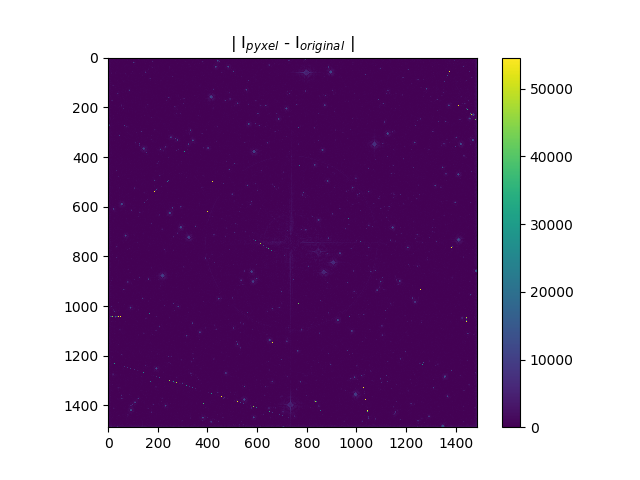

Write Python code to recreate this figure.
import matplotlib.pyplot as plt
from astropy.io import fits
import numpy as np

orig = fits.getdata('Pleiades_HST.fits')
new = fits.getdata('output/run_04/image_01.fits')
prev = fits.getdata('output/run_03/image_01.fits')

diff = np.abs(new - orig)
diff[diff == 0.] = np.NAN
diff_log = np.log10(diff)

plt.figure()
plt.imshow(diff)
plt.colorbar()
plt.title('| I$_{pyxel}$ - I$_{original}$ |')
plt.savefig('diff.png')

plt.figure()
plt.imshow(diff_log)
plt.colorbar()
plt.title(r'log$_{10}$( | I$_{pyxel}$ - I$_{original}$ | )')
plt.savefig('diff_log.png')


diff2 = np.abs(new - prev)
diff2[diff2 == 0.] = np.NAN
diff2 = np.clip(diff2, a_min=100, a_max=None)
diff2_log = np.log10(diff2)

plt.figure()
plt.imshow(diff2)
plt.colorbar()
plt.title('| I$_{pyxel}$ - I$_{previous}$ |')
plt.savefig('rel_diff.png')

plt.figure()
plt.imshow(diff2_log)
plt.colorbar()
plt.title(r'log$_{10}$( | I$_{pyxel}$ - I$_{previous}$ | )')
plt.savefig('rel_diff_log.png')

plt.show()
